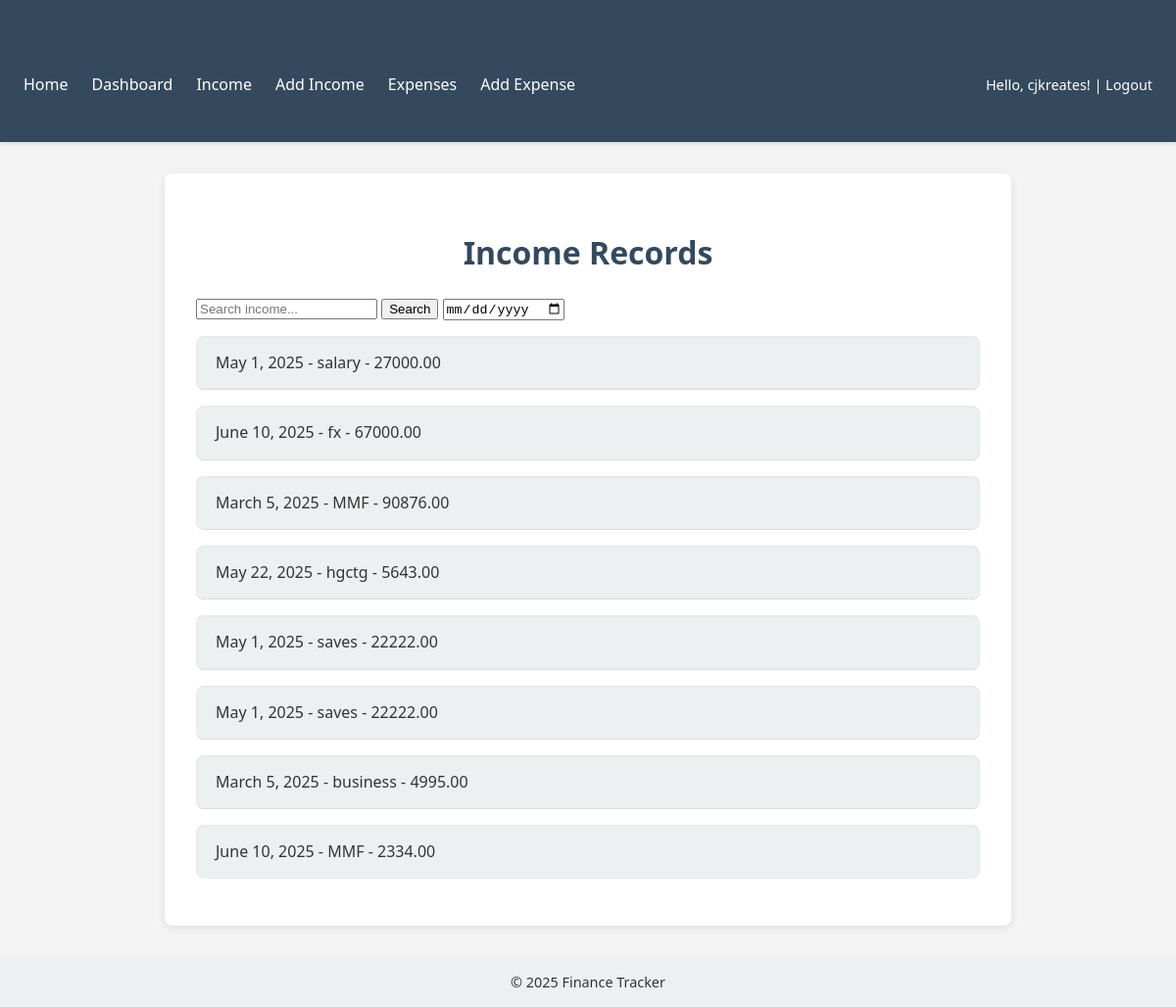
The page /incomes/ (signed in) on the database as committed earlier.
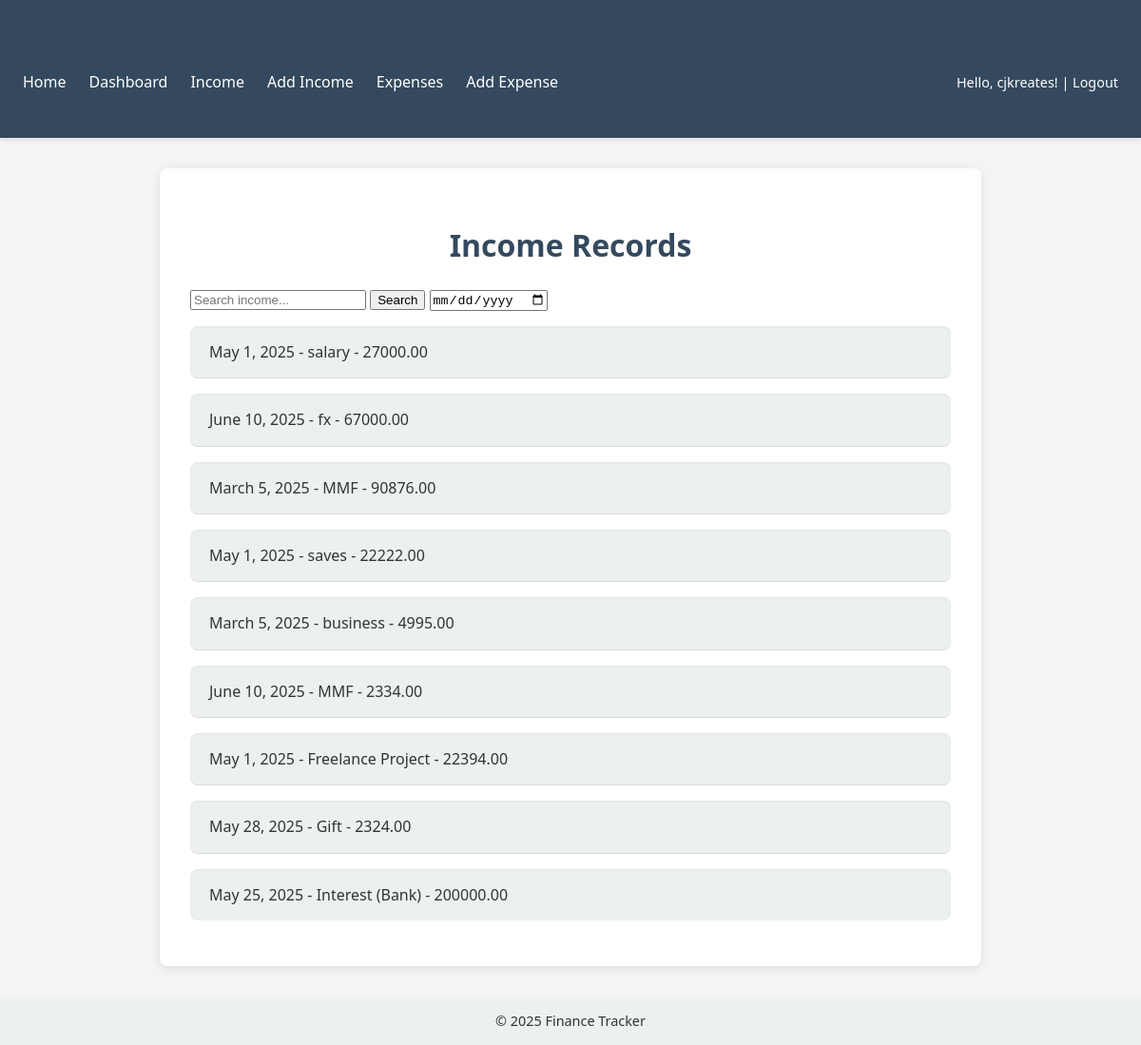
The same page on the database as committed later.
### core/models.py (models this page shows, shortened)
class income(models.Model):
	user = models.ForeignKey(User, on_delete=models.CASCADE)
	source=models.CharField(max_length=100)
	amount=models.DecimalField(max_digits=10,decimal_places=2)
	date=models.DateField()
	description=models.TextField(blank=True)

### core/views.py (the view)
# urls.py: path('incomes/', views.income_list, name='income_list'),
@login_required
def income_list(request):
    query = request.GET.get('q', '')
    incomes = income.objects.filter(user=request.user)
    if query:
        incomes = incomes.filter(
            Q(source__icontains=query) |
            Q(description__icontains=query) |
            Q(amount__icontains=query)
        )
    return render(request, 'core/income_list.html', {'incomes': incomes})

### templates/core/income_list.html (shortened to what this page needs)
{% extends 'core/base.html' %}
{% block content %}
<h2>Income Records</h2>
<form method="get">
    <input type="text" name="q" placeholder="Search income..." value="{{ request.GET.q }}">
    <button type="submit">Search</button>
    <input type="date" name="date" value="{{ request.GET.date }}">
</form>
<ul>
    {% for income in incomes %}
        <li>{{ income.date }} - {{ income.source }} - {{ income.amount }}</li>
    {% empty %}
        <li>No income records found.</li>
    {% endfor %}
</ul>
{% endblock %}

### templates/core/base.html (shortened to what this page needs)
<!DOCTYPE html>
<html lang="en">
<head>
</head>
<body>
    <header>
        <h1>Finance Tracker</h1>
        <nav aria-label="Primary Navigation">
            <a href="{% url 'home' %}">Home</a>
            <a href="{% url 'dashboard' %}">Dashboard</a>
            <a href="{% url 'income_list' %}">Income</a>
            <a href="{% url 'add_income' %}">Add Income</a>
            <a href="{% url 'expense_list' %}">Expenses</a>
            <a href="{% url 'add_expense' %}">Add Expense</a>
            <div class="user-info">
                {% if user.is_authenticated %}
                    Hello, {{ user.username }}! |
                    <a href="{% url 'logout' %}">Logout</a>
                {% else %}
                    <a href="{% url 'login' %}">Login</a> |
                    <a href="{% url 'register' %}">Register</a>
                {% endif %}
            </div>
        </nav>
    </header>
    <main>
        {% block content %}{% endblock %}
    </main>
    <footer>
        &copy; {% now "Y" %} Finance Tracker
    </footer>
</body>
</html>

### templates/core/base.html (style rules this page uses)
body { font-family: 'Segoe UI', Tahoma, Geneva, Verdana, sans-serif; margin: 0; padding: 0; background-color: #f4f4f4; color: #333; }
header { background: #34495e; color: white; padding: 1.5rem; box-shadow: 0 2px 5px rgba(0,0,0,0.1); }
header h1 { margin: 0; font-size: 2rem; }
nav { margin-top: 0.5rem; display: flex; align-items: center; gap: 1.5rem; flex-wrap: wrap; }
nav a { color: white; text-decoration: none; font-weight: 500; transition: color 0.3s; }
.user-info { margin-left: auto; font-weight: 500; font-size: 0.9rem; }
main { padding: 2rem; max-width: 800px; margin: 2rem auto; background: white; border-radius: 8px; box-shadow: 0 2px 10px rgba(0,0,0,0.1); }
footer { background: #ecf0f1; text-align: center; padding: 1rem; margin-top: 2rem; font-size: 0.9rem; }

### templates/core/income_list.html (style rules this page uses)
body { font-family: 'Segoe UI', Tahoma, Geneva, Verdana, sans-serif; background-color: #f4f4f4; margin: 0; padding: 0; color: #333; }
h1, h2 { color: #34495e; font-weight: 700; font-size: 2rem; margin-bottom: 1.5rem; text-align: center; }
a { display: inline-block; margin-bottom: 1.5rem; color: #1abc9c; font-weight: 600; text-decoration: none; transition: color 0.3s; }
ul { list-style: none; padding: 0; }
ul li { background: #ecf0f1; margin-bottom: 1rem; padding: 1rem 1.25rem; border-radius: 8px; box-shadow: inset 0 1px 3px rgba(0,0,0,0.05); line-height: 1.4; }
ul li:not(:last-child) { border-bottom: 1px solid #dcdcdc; }

Rows that differ between the two databases and show on the page:
removed income: date "May 22, 2025", source "hgctg", amount "5643.00"
removed income: date "May 1, 2025", source "saves", amount "22222.00"
added income: date "May 1, 2025", source "Freelance Project", amount "22394.00"
added income: date "May 28, 2025", source "Gift", amount "2324.00"
added income: date "May 25, 2025", source "Interest (Bank)", amount "200000.00"
